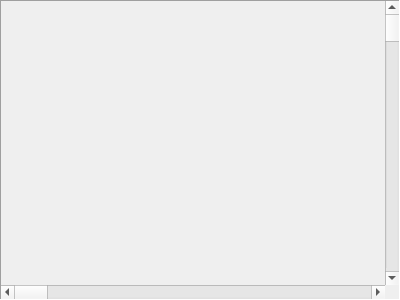
<?xml version="1.0" encoding="UTF-8"?>
<ui version="4.0">
 <class>OrderListEditor</class>
 <widget class="QFrame" name="OrderListEditor">
  <property name="geometry">
   <rect>
    <x>0</x>
    <y>0</y>
    <width>400</width>
    <height>300</height>
   </rect>
  </property>
  <property name="windowTitle">
   <string notr="true">Frame</string>
  </property>
  <property name="styleSheet">
   <string notr="true"/>
  </property>
  <property name="frameShape">
   <enum>QFrame::Panel</enum>
  </property>
  <property name="frameShadow">
   <enum>QFrame::Sunken</enum>
  </property>
  <property name="lineWidth">
   <number>1</number>
  </property>
  <layout class="QGridLayout" name="gridLayout">
   <property name="leftMargin">
    <number>0</number>
   </property>
   <property name="topMargin">
    <number>0</number>
   </property>
   <property name="rightMargin">
    <number>0</number>
   </property>
   <property name="bottomMargin">
    <number>0</number>
   </property>
   <property name="spacing">
    <number>0</number>
   </property>
   <item row="1" column="0">
    <widget class="QScrollBar" name="horizontalScrollBar">
     <property name="orientation">
      <enum>Qt::Horizontal</enum>
     </property>
    </widget>
   </item>
   <item row="0" column="0">
    <widget class="OrderListPanel" name="panel" native="true"/>
   </item>
   <item row="0" column="1">
    <widget class="QScrollBar" name="verticalScrollBar">
     <property name="orientation">
      <enum>Qt::Vertical</enum>
     </property>
    </widget>
   </item>
  </layout>
 </widget>
 <customwidgets>
  <customwidget>
   <class>OrderListPanel</class>
   <extends>QWidget</extends>
   <header>gui/order_list_editor/order_list_panel.hpp</header>
   <container>1</container>
  </customwidget>
 </customwidgets>
 <resources/>
 <connections/>
</ui>
